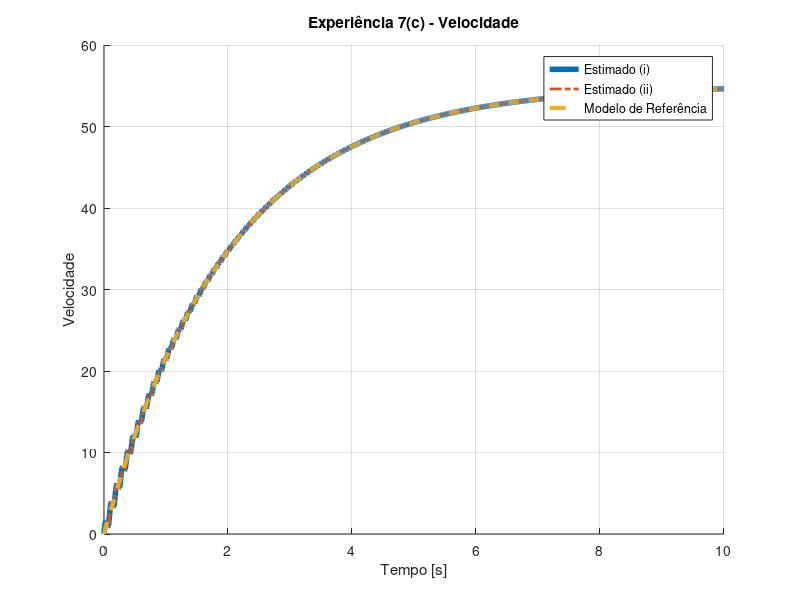
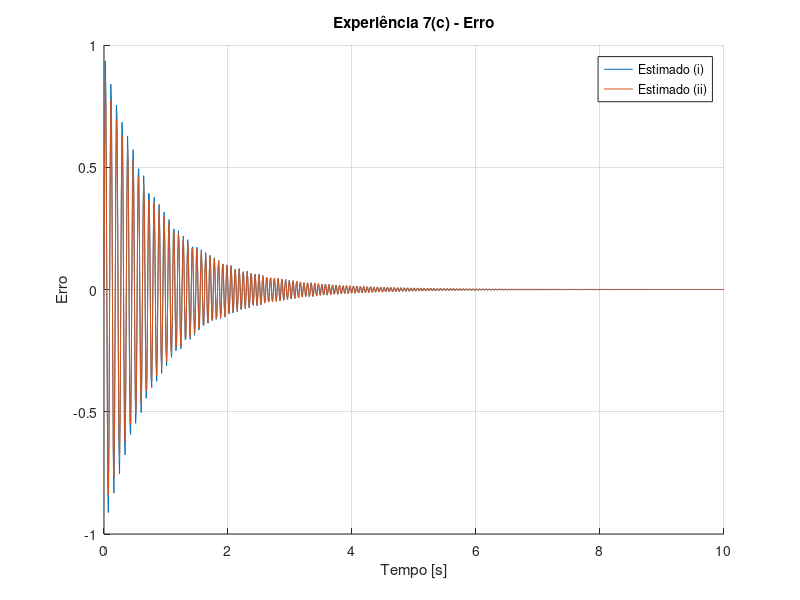
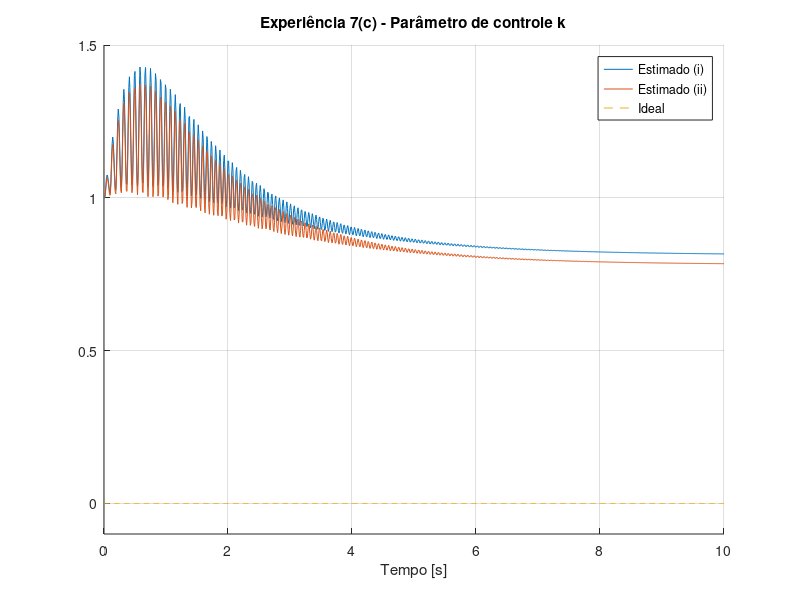
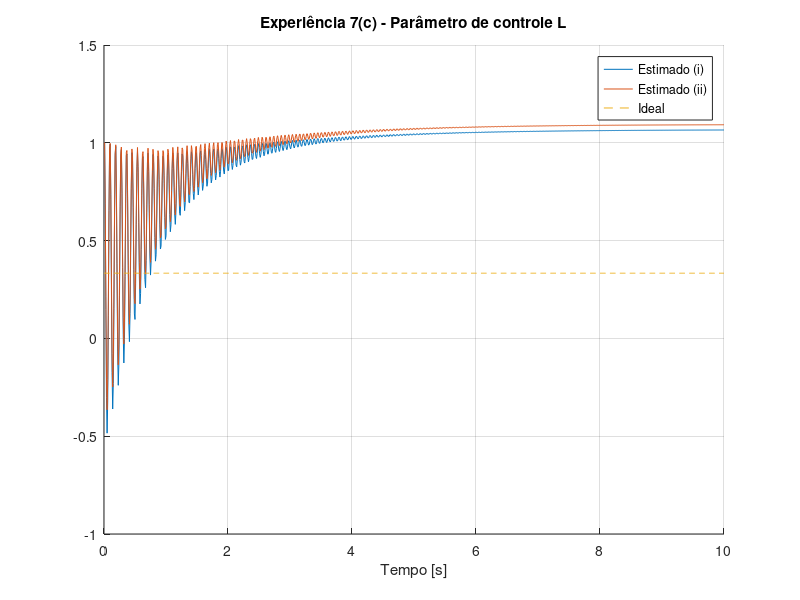

Here is the MATLAB script that generated these plots, in order:
close all;
clc;
clear;

%% Flags

saveFig = false;

%% Experiência 7 (c) - Direto (i) 

index_fig = 0;

a = 0.5;
b = 1.5;
d = 10;

am = 0.5;
bm = 0.5;

% Valores ideais de controle
k_star = (am-a)/b;
l_star = bm/b;
delta_star = -d*a/b;

% Intervalo de tempo
dt = 0.01;
t = 0:dt:10;

% Valores de referência
Vs = 55*ones(1,length(t));

% Função de transferência modelo de referência
s = tf('s');
G = bm/(s+am);

Vm = lsim(G, Vs, t);

% Valores iniciais de adaptação
k0 = 1;
l0 = 1;
delta0 = 1;

gamma1 = 2;
gamma2 = 1;
gamma3 = 1;

% Valores de V para o controlador adaptativo
V_hat = zeros(1,length(t));
V0_hat = 0;
V_hat(1) = V0_hat;

% Vetores para progressão dos ganhos e do erro
k = zeros(1,length(t));
k(1) = k0;
l = zeros(1,length(t));
l(1) = l0;
delta = zeros(1,length(t));
delta(1) = delta0;

e = zeros(1,length(t));
e(1) = V_hat(1)-Vm(1);

for i=2:length(t)
    % X com controlador adaptativo
    e(i-1) = V_hat(i-1) - Vm(i-1);

    k_dot = gamma1*e(i-1)*V_hat(i-1)*sign(b);
    k(i) = k_dot*dt + k(i-1);

    l_dot = -gamma2*e(i-1)*Vs(i-1)*sign(b);
    l(i) = l_dot*dt + l(i-1);
    
    delta_dot = -gamma3*e(i-1)*sign(b);
    delta(i) = delta_dot*dt + delta(i-1);

    u_hat = -k(i)*V_hat(i-1) + l(i)*Vs(i-1) + delta(i);
    V_hat_dot = - a*V_hat(i-1) + b*u_hat + d*a;
    V_hat(i) = V_hat_dot * dt + V_hat(i-1);
end


%% Experiência 7 (c) - Direto (ii)
%  RODAR SEÇÃO ANTERIOR ANTES!

% Valores iniciais de adaptação
k0 = 1;
l0 = 1;
delta0 = 1;

gamma1 = 2;
gamma2 = 1;
gamma3 = 1;

V0_hat = 0;

% Valores de V para o controlador adaptativo
V_hat_ii = zeros(1,length(t));
V_hat_ii(1) = V0_hat;

% Vetores para progressão dos ganhos e do erro
k_ii = zeros(1,length(t));
k_ii(1) = k0;
l_ii = zeros(1,length(t));
l_ii(1) = l0;
delta_ii = zeros(1,length(t));
delta_ii(1) = delta0;

e_ii = zeros(1,length(t));
e_ii(1) = V_hat_ii(1)-Vm(1);

for i=2:length(t)
    % X com controlador adaptativo
    e_ii(i-1) = V_hat_ii(i-1) - Vm(i-1);

    k_ii_dot = gamma1*e_ii(i-1)*V_hat_ii(i-1)*sign(b);
    k_ii(i) = k_ii_dot*dt + k_ii(i-1);

    l_ii_dot = -gamma2*e_ii(i-1)*Vs(i-1)*sign(b);
    l_ii(i) = l_ii_dot*dt + l_ii(i-1);
    
    delta_ii_dot = -gamma3*e_ii(i-1)*sign(b);
    delta_ii(i) = delta_ii_dot*dt + delta_ii(i-1);

    u_hat = -k_ii(i)*V_hat_ii(i-1) + l_ii(i)*Vs(i-1) + delta_ii(i);
    a1 = a + 0.04/(1+V_hat_ii(i-1));
    d1 = 0.2 + sin(0.02*t(i-1));
    V_hat_dot = - a1*V_hat_ii(i-1) + b*u_hat + d1*a1;
    V_hat_ii(i) = V_hat_dot * dt + V_hat_ii(i-1);
end

%% Plots

% Plot de x

index_fig = index_fig + 1;
figure(index_fig)
hold on
grid on
plot(t, V_hat, "LineWidth", 4)
plot(t, V_hat_ii, '-.',  "LineWidth", 2)
plot(t, Vm, '--', "LineWidth", 3)

legend("Estimado (i)", "Estimado (ii)", "Modelo de Referência")
xlabel("Tempo [s]")
ylabel("Velocidade")
title("Experiência 7(c) - Velocidade")
if saveFig
    saveas(gcf,'Exp7c_Velocidade.png')
end

% Plot de e

index_fig = index_fig + 1;
figure(index_fig)
hold on
grid on
plot(t,e)
plot(t,e_ii)
legend("Estimado (i)", "Estimado (ii)")
xlabel("Tempo [s]")
ylabel("Erro")
title("Experiência 7(c) - Erro")
if saveFig
    saveas(gcf,'Exp7c_Erro.png')
end

% Plot de k

k_star_vector = k_star*ones(1, length(t));
index_fig = index_fig + 1;
figure(index_fig)
hold on
grid on
plot(t,k)
plot(t,k_ii)
plot(t, k_star_vector, '--')
legend("Estimado (i)", "Estimado (ii)", "Ideal")
xlabel("Tempo [s]")
ylim([-0.1, 1.5])
title("Experiência 7(c) - Parâmetro de controle k")
if saveFig
    saveas(gcf,'Exp7c_ParametroK.png')
end

% Plot de l

l_star_vector = l_star*ones(1, length(t));
index_fig = index_fig + 1;
figure(index_fig)
hold on
grid on
plot(t,l)
plot(t,l_ii)
plot(t, l_star_vector, '--')
legend("Estimado (i)","Estimado (ii)","Ideal")
xlabel("Tempo [s]")
title("Experiência 7(c) - Parâmetro de controle L")
if saveFig
    saveas(gcf,'Exp7c_ParametroL.png')
end

% Plot de delta

delta_star_vector = delta_star*ones(1, length(t));
index_fig = index_fig + 1;
figure(index_fig)
hold on
grid on
plot(t,delta, "LineWidth", 2)
plot(t,delta_ii, '--', "LineWidth", 2)
plot(t, delta_star_vector, '--')
legend("Estimado (i)","Estimado (ii)", "Ideal")
xlabel("Tempo [s]")
title("Experiência 7(c) - Parâmetro de controle delta")
if saveFig
    saveas(gcf,'Exp7c_ParametroDelta.png')
end

%% Experiência 7 (c) - Indireto (i)

% Valores 
a = 0.5;
b = 1.5;
d = 10;

am = 0.5;
bm = 0.5;

% Valores ideais de controle
k_star = (am-a)/b;
l_star = bm/b;
delta_star = -d*a/b;

% Valores iniciais de adaptação
a0 = 1;
b0 = 1;
d0 = 1;
b_limite=1;
k0 = 1;
l0 = 1;
delta0 = 1;

gamma1 = 0.5;
gamma2 = 0.5;
gamma3 = 0.5;


% Valores de V para o controlador adaptativo
V_hat_indireto = zeros(1,length(t));
V0_hat = 0;
V_hat_indireto(1) = V0_hat;

% Vetores para progressão dos ganhos, do erro e da planta
k_indireto = zeros(1,length(t));
k_indireto(1) = k0;
l_indireto = zeros(1,length(t));
l_indireto(1) = l0;
delta_indireto = zeros(1,length(t));
delta_indireto(1) = delta0;
e_indireto = zeros(1,length(t));
e_indireto(1) = V_hat_indireto(1)-Vm(1);

a_indireto = zeros(1,length(t));
a_indireto(1) = a0;
b_indireto = zeros(1,length(t));
b_indireto(1) = b0;
h_indireto = zeros(1,length(t));
h_indireto(1) = d0;
u_indireto = zeros(1,length(t));

for i=2:length(t)
    % V com controlador adaptativo
    e_indireto(i-1) = V_hat_indireto(i-1) - Vm(i-1);
    
    % Adaptação dos parâmetros da planta
    a_indireto_dot = -gamma1*e_indireto(i-1)*V_hat_indireto(i-1);
    a_indireto(i) = a_indireto_dot*dt + a_indireto(i-1);
    
    if( abs(b_indireto(i-1)) > b_limite || ( (abs(b_indireto(i-1)) == b_limite) && (sign(e_indireto(i-1)*u_indireto(i-1)*b)) >= 0))
        b_indireto_dot = gamma2*e_indireto(i-1)*u_indireto(i);
    else
        b_indireto_dot = 0;
        if b_indireto(i-1) > 0
            b_indireto(i-1) = abs(b_limite);
        else
            b_indireto(i-1) = -abs(b_limite);
        end
    end
    b_indireto(i) = b_indireto_dot*dt + b_indireto(i-1);
    
    h_indireto_dot = -gamma3*e_indireto(i-1);
    h_indireto(i) = h_indireto_dot*dt + h_indireto(i-1);

    % Atualização da lei de controle
    
    k_indireto_i = (am-a_indireto(i))/b_indireto(i);
    k_indireto(i) = k_indireto_i;
    
    l_indireto_i = (bm)/b_indireto(i);
    l_indireto(i) = l_indireto_i;
    
    delta_indireto_i = -(h_indireto(i))/b_indireto(i);
    delta_indireto(i) = delta_indireto_i;
    
    u_hat_indireto = -k_indireto(i)*V_hat_indireto(i-1) + l_indireto(i)*Vs(i-1) + delta_indireto(i);
    u_indireto(i) = u_hat_indireto;

    % Simulação da planta
    
    V_hat_indireto_dot = -a*V_hat_indireto(i-1) + b*u_indireto(i) + d;
    V_hat_indireto(i) = V_hat_indireto_dot * dt + V_hat_indireto(i-1);
end

%% Experiência 7 (c) - Indireto (ii)

b = 1.5;

% Valores iniciais de adaptação
a0_ii = 1;
b0_ii = 1;
h0_ii = 1;
b_limite_ii=1;
k0_ii = 1;
l0_ii = 1;
delta0_ii = 1;

gamma1_ii = 0.5;
gamma2_ii = 0.5;
gamma3_ii = 0.5;


% Valores de V para o controlador adaptativo
V_hat_indireto_ii = zeros(1,length(t));
V0_hat_ii = 0;
V_hat_indireto_ii(1) = V0_hat_ii;

% Vetores para progressão dos ganhos, do erro e da planta
k_indireto_ii = zeros(1,length(t));
k_indireto_ii(1) = k0_ii;
l_indireto_ii = zeros(1,length(t));
l_indireto_ii(1) = l0_ii;
delta_indireto_ii = zeros(1,length(t));
delta_indireto_ii(1) = delta0_ii;
e_indireto_ii = zeros(1,length(t));
e_indireto_ii(1) = V_hat_indireto_ii(1)-Vm(1);

a_indireto_ii = zeros(1,length(t));
a_indireto_ii(1) = a0_ii;
b_indireto_ii = zeros(1,length(t));
b_indireto_ii(1) = b0_ii;
h_indireto_ii = zeros(1,length(t));
h_indireto_ii(1) = h0_ii;

a_planta = zeros(1,length(t));
a_planta(1) = 0.5 + 0.04/(1+V0_hat);
d_planta = zeros(1,length(t));
d_planta(1) = 0.2 + sin(0.02*0);


u_indireto_ii = zeros(1,length(t));

for i=2:length(t)
    % V com controlador adaptativo
    e_indireto_ii(i-1) = V_hat_indireto_ii(i-1) - Vm(i-1);
    
    % Adaptação dos parâmetros da planta
    a_indireto_dot = -gamma1_ii*e_indireto_ii(i-1)*V_hat_indireto_ii(i-1);
    a_indireto_ii(i) = a_indireto_dot*dt + a_indireto_ii(i-1);
    
    if( abs(b_indireto_ii(i-1)) > b_limite_ii || ( (abs(b_indireto_ii(i-1)) == b_limite_ii) && (sign(e_indireto_ii(i-1)*u_indireto_ii(i-1)*b)) >= 0))
        b_indireto_dot = gamma2_ii*e_indireto_ii(i-1)*u_indireto_ii(i);
    else
        b_indireto_dot = 0;
        if b_indireto_ii(i-1) > 0
            b_indireto_ii(i-1) = abs(b_limite_ii);
        else
            b_indireto_ii(i-1) = -abs(b_limite_ii);
        end
    end
    b_indireto_ii(i) = b_indireto_dot*dt + b_indireto_ii(i-1);
    
    h_indireto_dot = -gamma3_ii*e_indireto_ii(i-1);
    h_indireto_ii(i) = h_indireto_dot*dt + h_indireto_ii(i-1);

    % Atualização da lei de controle
    
    k_indireto_i2 = (am-a_indireto_ii(i))/b_indireto_ii(i);
    k_indireto_ii(i) = k_indireto_i2;
    
    l_indireto_i2 = (bm)/b_indireto_ii(i);
    l_indireto_ii(i) = l_indireto_i2;
    
    delta_indireto_i2 = -(h_indireto_ii(i))/b_indireto_ii(i);
    delta_indireto_ii(i) = delta_indireto_i2;
    
    u_hat_indireto_ii = -k_indireto_ii(i)*V_hat_indireto_ii(i-1) + l_indireto_ii(i)*Vs(i-1) + delta_indireto_ii(i);
    u_indireto_ii(i) = u_hat_indireto_ii;

    % Simulação da planta
    a_planta(i) = a + 0.04/(1+V_hat_ii(i-1));
    d_planta(i) = 0.2 + sin(0.02*t(i-1));
    
    V_hat_indireto_dot_ii = -a_planta(i)*V_hat_indireto_ii(i-1) + b*u_indireto_ii(i) + d_planta(i)*a_planta(i);
    V_hat_indireto_ii(i) = V_hat_indireto_dot_ii * dt + V_hat_indireto_ii(i-1);
end

%% Plot dos gráficos indireto

% Plot de velocidade

index_fig = index_fig + 1;
figure(index_fig)
hold on 
grid on
plot(V_hat_indireto)
plot(V_hat_indireto_ii)
plot(Vm)
legend("Estimado (i)", "Estimado (ii)", "Ideal")
xlabel("Tempo [s]")
ylabel("Velocidade")
title("Velocidade pelo controlador indireto")
if saveFig
    saveas(gcf,'Exp7c_Velocidade_Indireto.png')
end

% Plot de e

index_fig = index_fig + 1;
figure(index_fig)
hold on
grid on
plot(t,e_indireto)
plot(t,e_indireto_ii)
legend("Estimado (i)", "Estimado (ii)")
xlabel("Tempo [s]")
ylabel("Erro")
title("Erro para os controladores indiretos")
if saveFig
    saveas(gcf,'Exp7c_Erro_Indireto.png')
end

% Plot de k

k_star_vector = k_star*ones(1, length(t));
index_fig = index_fig + 1;
figure(index_fig)
hold on
grid on
plot(t,k_indireto)
plot(t,k_indireto_ii)
plot(t, k_star_vector, '--')
legend("Estimado (i)", "Estimado (ii)", "Ideal")
xlabel("Tempo [s]")
title("Parâmetro K do controlador indireto")
if saveFig
    saveas(gcf,'Exp7c_ParametroK_Indireto.png')
end

% Plot de l

l_star_vector = l_star*ones(1, length(t));
index_fig = index_fig + 1;
figure(index_fig)
hold on
grid on
plot(t,l_indireto)
plot(t,l_indireto_ii)
plot(t, l_star_vector, '--')
legend("Estimado (i)","Estimado (ii)", "Ideal")
xlabel("Tempo [s]")
title("Parâmetro L do controlador indireto")
if saveFig
    saveas(gcf,'Exp7c_ParametroL_Indireto.png')
end

% Plot de delta

delta_star_vector = delta_star*ones(1, length(t));
index_fig = index_fig + 1;
figure(index_fig)
hold on
grid on
plot(t,delta_indireto)
plot(t,delta_indireto_ii)
plot(t, delta_star_vector, '--')
legend("Estimado (i)","Estimado (ii)", "Ideal")
xlabel("Tempo [s]")
title("Parâmetro \delta do controlador indireto")
if saveFig
    saveas(gcf,'Exp7c_ParametroDelta_Indireto.png')
end

% Plot de b

b_vector = b*ones(1, length(t));
index_fig = index_fig + 1;
figure(index_fig)
hold on
grid on
plot(t,b_indireto)
plot(t,b_indireto_ii)
plot(t, b_vector, '--')
legend("Estimado (i)","Estimado (ii)","Ideal")
xlabel("Tempo [s]")
title("Parâmetro b estimado da planta")
if saveFig
    saveas(gcf,'Exp7c_ParametroB_Indireto.png')
end

% Plot de a - i

a_vector = a*ones(1, length(t));
index_fig = index_fig + 1;
figure(index_fig)
hold on
grid on
plot(t,a_indireto)
plot(t, a_vector)
legend("Estimado","Ideal")
xlabel("Tempo [s]")
title("Parâmetro a estimado da planta - Caso (i)")
if saveFig
    saveas(gcf,'Exp7c_ParametroA_i_Indireto.png')
end

% Plot de a - ii

index_fig = index_fig + 1;
figure(index_fig)
hold on
grid on
plot(t,a_indireto_ii)
plot(t, a_planta)
legend("Estimado","Ideal")
xlabel("Tempo [s]")
title("Parâmetro a estimado da planta - Caso (ii)")
if saveFig
    saveas(gcf,'Exp7c_ParametroA_ii_Indireto.png')
end

% Plot de h - i

h_vector = (a*d)*ones(1, length(t));
index_fig = index_fig + 1;
figure(index_fig)
hold on
grid on
plot(t,h_indireto)
plot(t, h_vector)
legend("Estimado","Ideal")
xlabel("Tempo [s]")
title("Parâmetro h estimado da planta - Caso (i)")
if saveFig
    saveas(gcf,'Exp7c_ParametroH_i_Indireto.png')
end

% Plot de h - ii

index_fig = index_fig + 1;
figure(index_fig)
hold on
grid on
plot(t,h_indireto_ii)
plot(t, d_planta.*a_planta)
legend("Estimado","Ideal")
xlabel("Tempo [s]")
title("Parâmetro h estimado da planta - Caso (ii)")
if saveFig
    saveas(gcf,'Exp7c_ParametroH_ii_Indireto.png')
end
